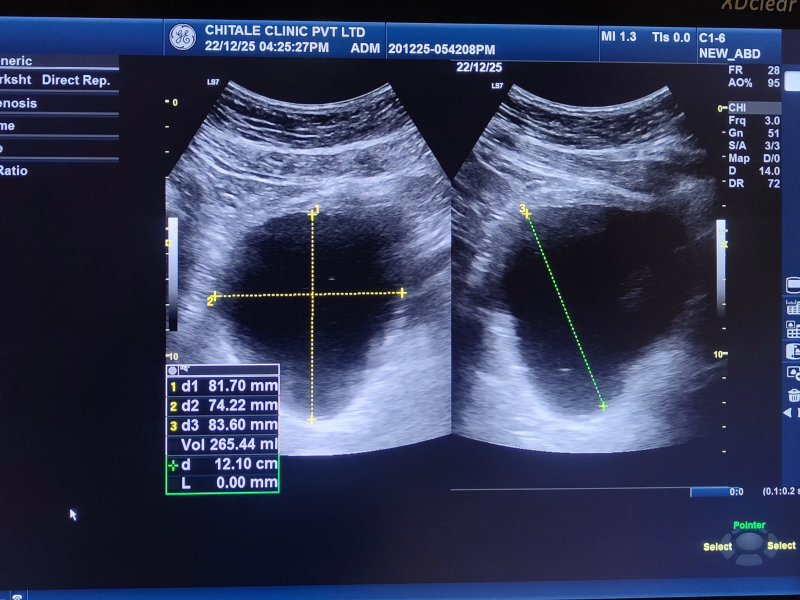
#> input picture img012.jpg, 1600 x 1200 px, found by its file name (shown at 1/2 size)
$ python scaling.py
#> lines starting #> are read from the running program, lines starting #| are printed output that depends on the picture; after the words box and inside, x2 and y2 are one past the last pixel; in counts of white or black regions, pixels touching at a corner belong together
import cv2
import numpy as np
import matplotlib.pyplot as plt

points = []
img_display = None

# ------------------ Utility ------------------
def distance(p1, p2):
    return np.sqrt((p1[0]-p2[0])**2 + (p1[1]-p2[1])**2)

# [11 lines left out: function click_event, not called in this run]


# ------------------ AUTO ROI ------------------
def auto_detect_roi(image):
    gray = cv2.cvtColor(image, cv2.COLOR_BGR2GRAY)

    edges = cv2.Canny(gray, 50, 150)

    kernel = np.ones((5,5), np.uint8)
    edges = cv2.dilate(edges, kernel, iterations=2)

    contours, _ = cv2.findContours(edges, cv2.RETR_EXTERNAL, cv2.CHAIN_APPROX_SIMPLE)

    h, w = gray.shape
    valid = []

    for cnt in contours:
        area = cv2.contourArea(cnt)
        x, y, cw, ch = cv2.boundingRect(cnt)

        if area > 20000 and ch > h*0.4 and cw > w*0.2:
            valid.append(cnt)

    valid = sorted(valid, key=cv2.contourArea, reverse=True)[:2]

    if len(valid) == 0:
        raise ValueError("ROI detection failed")

    x_min, y_min = 99999, 99999
    x_max, y_max = 0, 0

    for cnt in valid:
        x, y, cw, ch = cv2.boundingRect(cnt)
        x_min = min(x_min, x)
        y_min = min(y_min, y)
        x_max = max(x_max, x + cw)
        y_max = max(y_max, y + ch)

    roi = image[y_min:y_max, x_min:x_max]

    return roi, (x_min, y_min, x_max, y_max)


# ------------------ SCALE CALIBRATION ------------------
def get_pixel_spacing_manual(image):
    global points, img_display

    print("\nSTEP 0: SCALE CALIBRATION")
    print("Click 2 points on scale bar (0 cm to 10 cm)")

    points = []
    img_display = image.copy()

    cv2.imshow("Scale Calibration", img_display)
    cv2.setMouseCallback("Scale Calibration", click_event)
    cv2.waitKey(0)
    cv2.destroyAllWindows()

    if len(points) < 2:
        print("Calibration failed")
        return 0.1

    p1, p2 = points[0], points[1]

    pixel_dist = distance(p1, p2)
    pixel_spacing = 100 / pixel_dist  # 10 cm = 100 mm

    print("Pixel spacing:", pixel_spacing, "mm/pixel")

    return pixel_spacing


# ------------------ MAIN PIPELINE ------------------
def process_and_annotate(image):
    global points, img_display

    # --------- AUTO ROI ----------
    roi, (x1, y1, x2, y2) = auto_detect_roi(image)

    vis_img = image.copy()
    cv2.rectangle(vis_img, (x1, y1), (x2, y2), (0, 255, 0), 2)

    h, w = roi.shape[:2]

    # --------- SPLIT (still simple for now) ----------
    left = roi[:, :w//2]
    right = roi[:, w//2:]

    # --------- VISUAL ----------
    plt.figure(figsize=(8, 6))

    plt.subplot(1, 2, 1)
    plt.title("Detected ROI")
    plt.imshow(cv2.cvtColor(roi, cv2.COLOR_BGR2RGB))
    plt.axis('off')

    plt.subplot(1, 2, 2)
    plt.title("Full Image with ROI")
    plt.imshow(cv2.cvtColor(vis_img, cv2.COLOR_BGR2RGB))
    plt.axis('off')

    plt.show()

    # --------- LEFT ----------
    print("\nSTEP 1: LEFT IMAGE")
    print("Click 4 points:")
    print("1-2: Length")
    print("3-4: Width")

    points = []
    img_display = left.copy()
    cv2.imshow("Annotate", img_display)
    cv2.setMouseCallback("Annotate", click_event)
    cv2.waitKey(0)

    left_pts = points.copy()

    # --------- RIGHT ----------
    print("\nSTEP 2: RIGHT IMAGE")
    print("Click 2 points:")
    print("Depth")

    points = []
    img_display = right.copy()
    cv2.imshow("Annotate", img_display)
    cv2.setMouseCallback("Annotate", click_event)
    cv2.waitKey(0)

    cv2.destroyAllWindows()

    right_pts = points.copy()

    return left_pts, right_pts


# ------------------ VOLUME ------------------
def compute_volume(left_pts, right_pts, pixel_spacing):

    if len(left_pts) < 4 or len(right_pts) < 2:
        print("Not enough points selected!")
        return None

    L_px = distance(left_pts[0], left_pts[1])
    W_px = distance(left_pts[2], left_pts[3])
    H_px = distance(right_pts[0], right_pts[1])

    print("\n--- Pixel Measurements ---")
    print("L_px:", L_px)
    print("W_px:", W_px)
    print("H_px:", H_px)

    L = (L_px * pixel_spacing) / 10
    W = (W_px * pixel_spacing) / 10
    H = (H_px * pixel_spacing) / 10

    print("\n--- Real Dimensions (cm) ---")
    print("L:", L)
    print("W:", W)
    print("H:", H)

    volume = 0.52 * L * W * H

    return volume


# ------------------ RUN ------------------
if __name__ == "__main__":
    image_path = r"D:\Bladder-images-processing\img012.jpg"

    image = cv2.imread(image_path)
#> image is the input picture: shape (1200, 1600, 3); mean B, G, R 88.6, 59.4, 52.6

    if image is None:
        raise ValueError("Image not found")

    # STEP 0: SCALE
    pixel_spacing = get_pixel_spacing_manual(image)
#> pixel_spacing = 0.1

    # STEP 1–2: ROI + ANNOTATION
    left_pts, right_pts = process_and_annotate(image)
#> in auto_detect_roi, `gray = cv2.cvtColor(image, cv2.COLOR_BGR2GRAY)`:
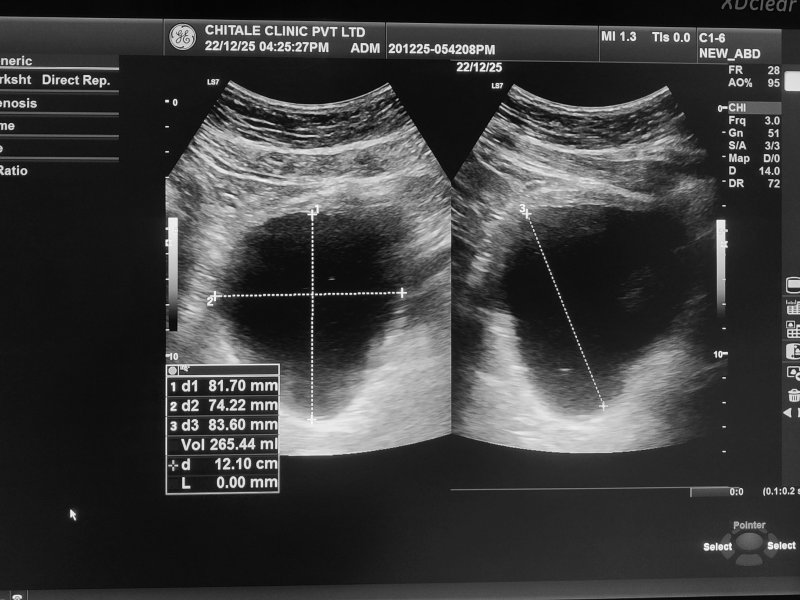
#> gray: shape (1200, 1600) (shown at 1/2 size); min 0, max 253, mean 60.7
#> in auto_detect_roi, `edges = cv2.Canny(gray, 50, 150)`:
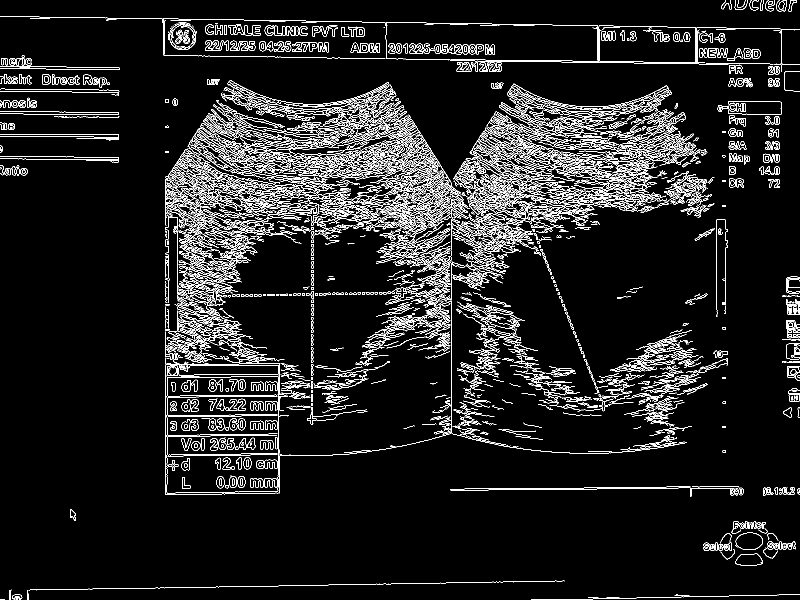
#> edges: shape (1200, 1600) (shown at 1/2 size); 7.9% white in thin lines or dots
#> in auto_detect_roi, `edges = cv2.dilate(edges, kernel, iterations=2)`:
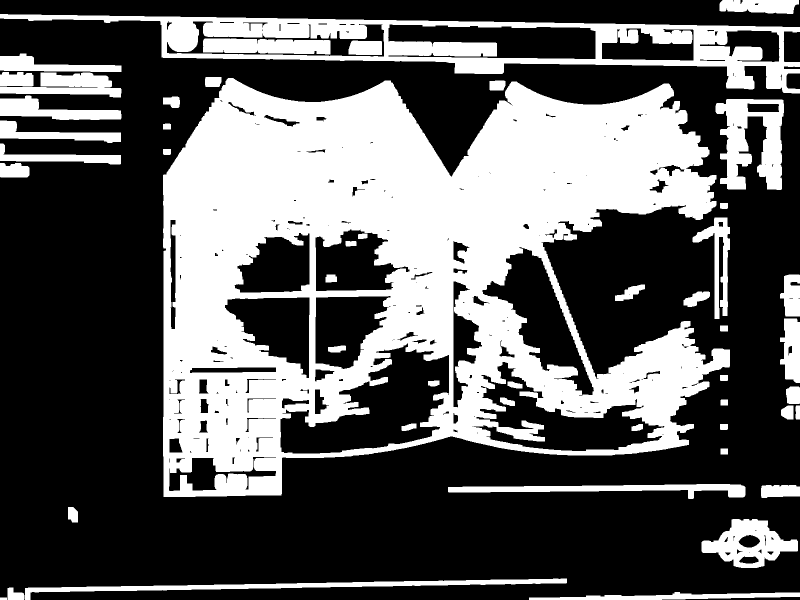
#> edges: shape (1200, 1600) (shown at 1/2 size); 36.2% white; 49 white regions
#> in auto_detect_roi, `contours, _ = cv2.findContours(edges, cv2.RETR_EXTERNAL, cv2.CHAIN_APP..`: contours = 38 contours; largest, box (x1, y1, x2, y2) and area: (326, 156, 1460, 994) 682686, (0, 28, 1600, 187) 110865, (1431, 198, 1568, 380) 15162, (1403, 1038, 1596, 1136) 10893, (50, 1157, 1134, 1200) 9180
#> the loop in auto_detect_roi, `for cnt in contours:` made 38 passes
#> (area, x, y, cw, ch) on passes 2, 3, 4, 5, 6, 7, 8, 10, 11, 12, 13, 14: (4096.5, 1058, 1184, 542, 16), (562, 15, 1175, 34, 25), (9179.5, 50, 1157, 1084, 43), (10893, 1403, 1038, 193, 98), (489, 136, 1014, 20, 31), (1701.5, 1522, 970, 78, 26), (6979.5, 896, 968, 595, 30), (163, 1440, 848, 16, 12), (208, 1591, 811, 9, 28), (545, 1562, 811, 25, 28), (153.5, 1441, 799, 15, 12), (856, 1572, 773, 28, 35)
#> (cnt, area, x, y, cw, ch) on passes 1, 9: ([[0, 1195], [0, 1199], [13, 1199], [13, 1195]], 52, 0, 1195, 14, 5), ([[1441, 897], [1441, 908], [1455, 908], [1455, 897]], 154, 1441, 897, 15, 12)
#> after the loop in auto_detect_roi, `for cnt in contours:`: valid = 1 contour; box (x1, y1, x2, y2) and area: (326, 156, 1460, 994) 682686
#> the loop in auto_detect_roi, `for cnt in valid:` made 1 pass
#> (x, y, cw, ch, x_min, y_min, x_max, y_max) on pass 1: (326, 156, 1134, 838, 326, 156, 1460, 994)
#> in auto_detect_roi, `roi = image[y_min:y_max, x_min:x_max]`:
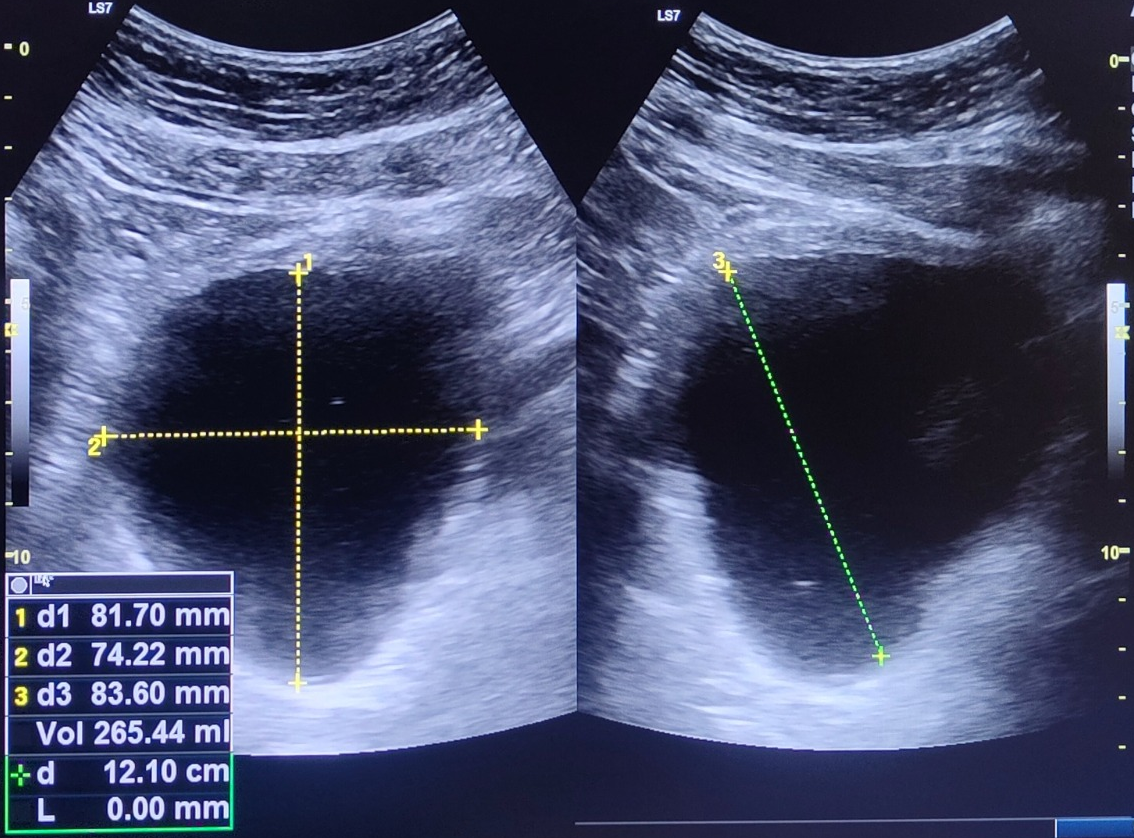
#> roi: shape (838, 1134, 3); mean B, G, R 112.4, 82.4, 76
#> in process_and_annotate, `roi, (x1, y1, x2, y2) = auto_detect_roi(image)`: x1 = 326; y1 = 156; x2 = 1460; y2 = 994
#> in process_and_annotate, `cv2.rectangle(vis_img, (x1, y1), (x2, y2), (0, 255, 0), 2)`: vis_img: shape (1200, 1600, 3); 0.62% of pixels changed, all inside (x1, y1, x2, y2) = (325, 155, 1462, 996)
#> in process_and_annotate, `left = roi[:, :w//2]`:
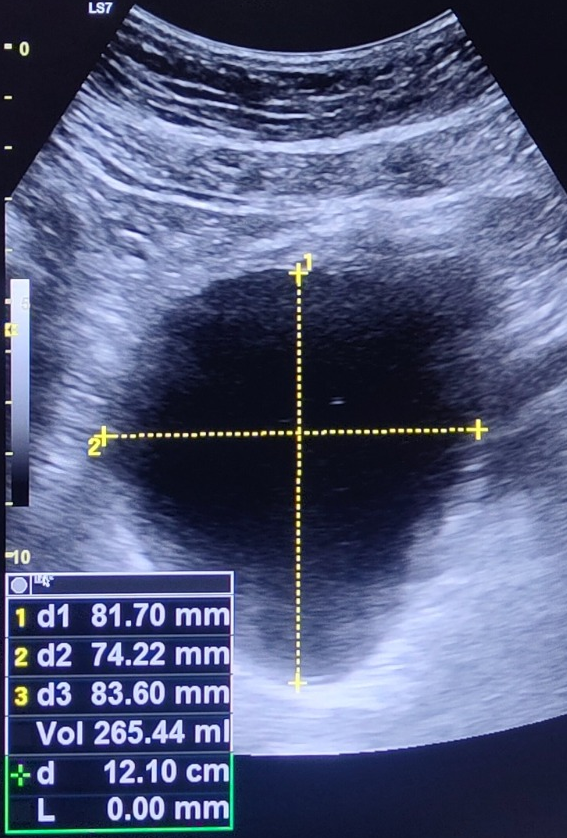
#> left: shape (838, 567, 3); mean B, G, R 124.2, 91.5, 84
#> in process_and_annotate, `right = roi[:, w//2:]`:
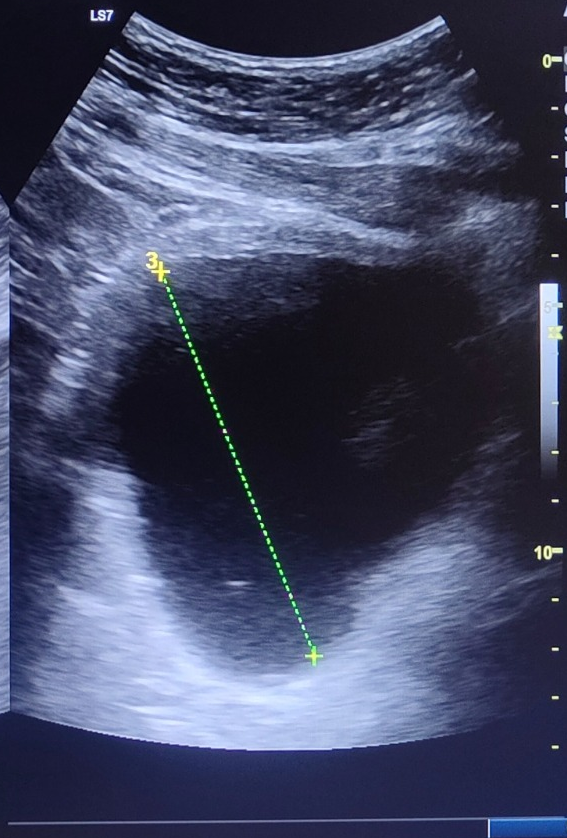
#> right: shape (838, 567, 3); mean B, G, R 100.5, 73.4, 68.1
#> in process_and_annotate, `plt.show()`:
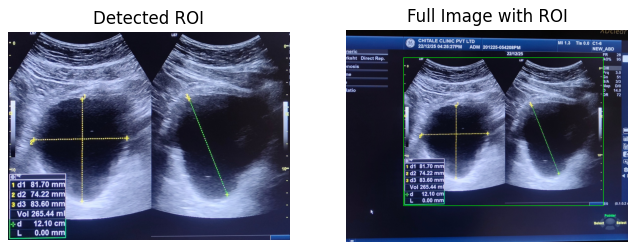
#> figure drawn by matplotlib, 2 panels
#> left_pts = []; right_pts = []

    # STEP 3: VOLUME
    vol = compute_volume(left_pts, right_pts, pixel_spacing)

    print("\nEstimated Volume:", vol, " ml")
#| Estimated Volume: None  ml

$ run again, with img01.jpg copied over img012.jpg
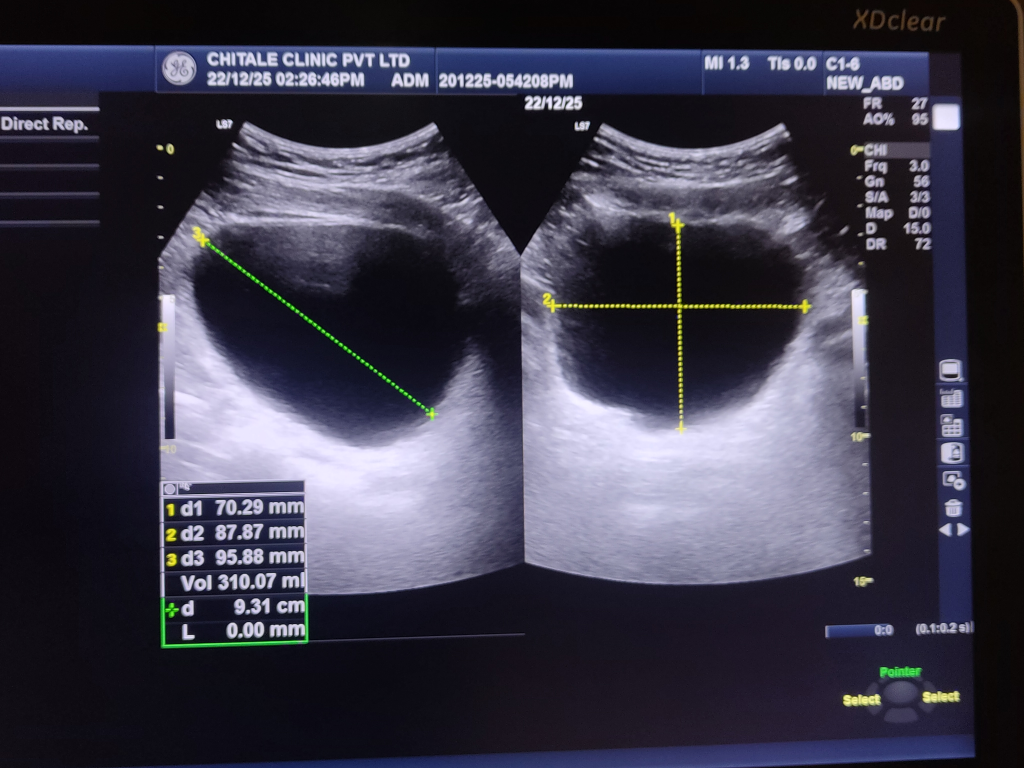
#> input picture img01.jpg, 4096 x 3072 px, found by its file name (shown at 1/4 size)
#> image is the input picture: shape (3072, 4096, 3); mean B, G, R 73.1, 57.8, 59.7
#> pixel_spacing = 0.1
#> in auto_detect_roi, `edges = cv2.dilate(edges, kernel, iterations=2)`:
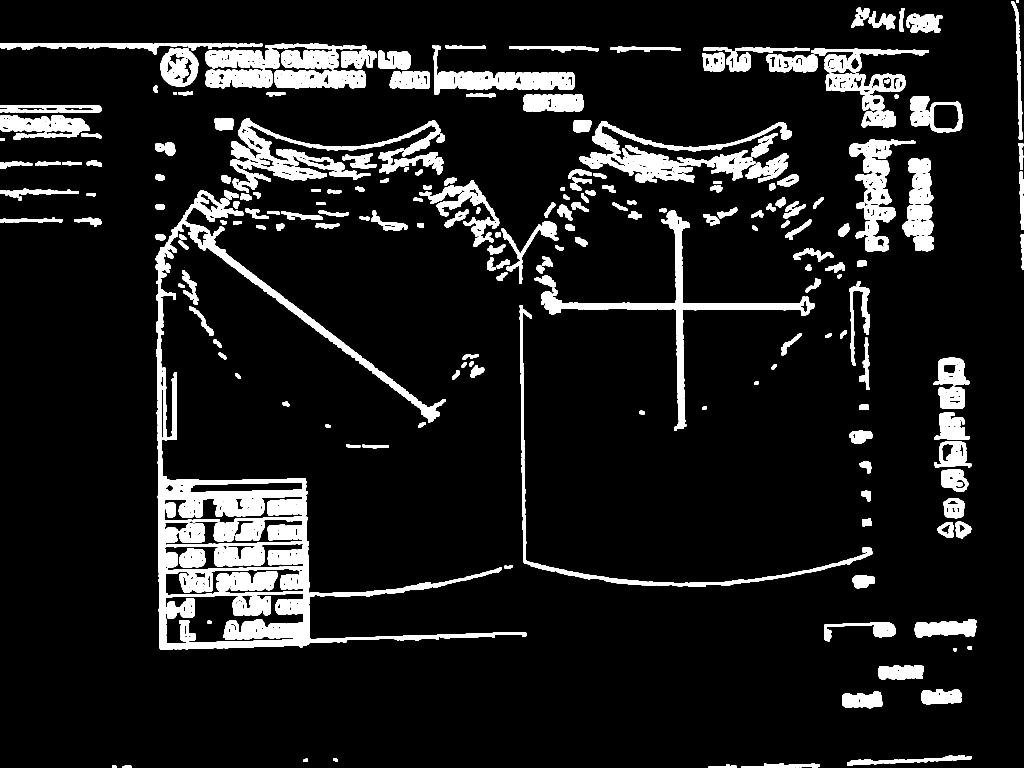
#> edges: shape (3072, 4096) (shown at 1/4 size); 10% white; 248 white regions
#> contours = 236 contours; largest, box (x1, y1, x2, y2) and area: (623, 760, 2105, 2599) 459645, (2318, 484, 3168, 731) 59120, (2165, 842, 3258, 1723) 54458, (921, 474, 1762, 771) 54228, (1728, 181, 2298, 379) 37480
#> the loop in auto_detect_roi, `for cnt in contours:` made 236 passes
#> (area, x, y, cw, ch) on passes 1 to 3: (143.5, 448, 3062, 17, 10), (303.5, 491, 3060, 35, 12), (816.5, 2835, 3057, 110, 15)
#> after the loop in auto_detect_roi, `for cnt in contours:`: valid = 1 contour; box (x1, y1, x2, y2) and area: (623, 760, 2105, 2599) 459645
#> the loop in auto_detect_roi, `for cnt in valid:` made 1 pass
#> (x, y, cw, ch, x_min, y_min, x_max, y_max) on pass 1: (623, 760, 1482, 1839, 623, 760, 2105, 2599)
#> x1 = 623; y1 = 760; x2 = 2105; y2 = 2599
#> in process_and_annotate, `plt.show()`:
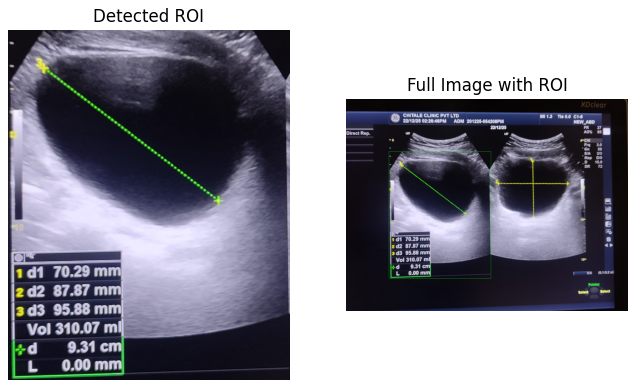
#> figure drawn by matplotlib, 2 panels
#> left_pts = []
#| Estimated Volume: None  ml

$ run again, with img010.jpg copied over img012.jpg
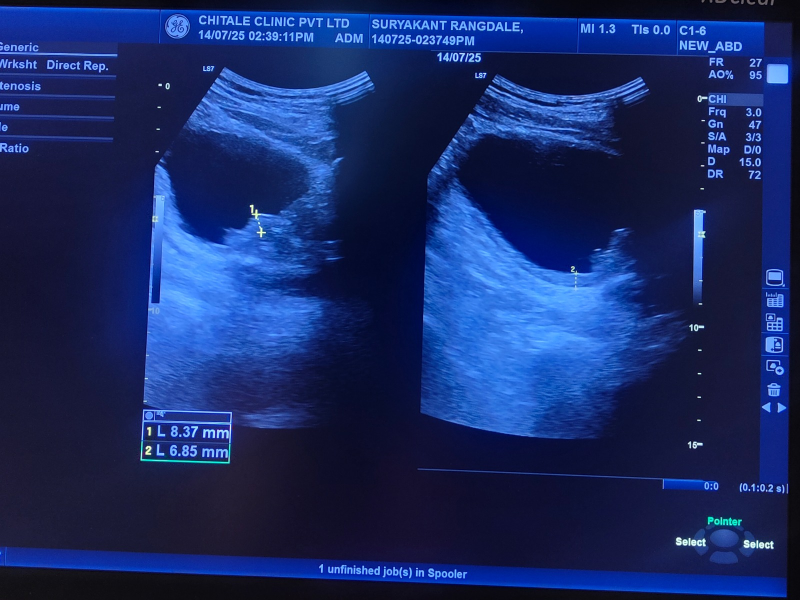
#> input picture img010.jpg, 1600 x 1200 px, found by its file name (shown at 1/2 size)
#> image is the input picture: shape (1200, 1600, 3); mean B, G, R 102, 43.1, 24.1
#> pixel_spacing = 0.1
#> in auto_detect_roi, `edges = cv2.dilate(edges, kernel, iterations=2)`:
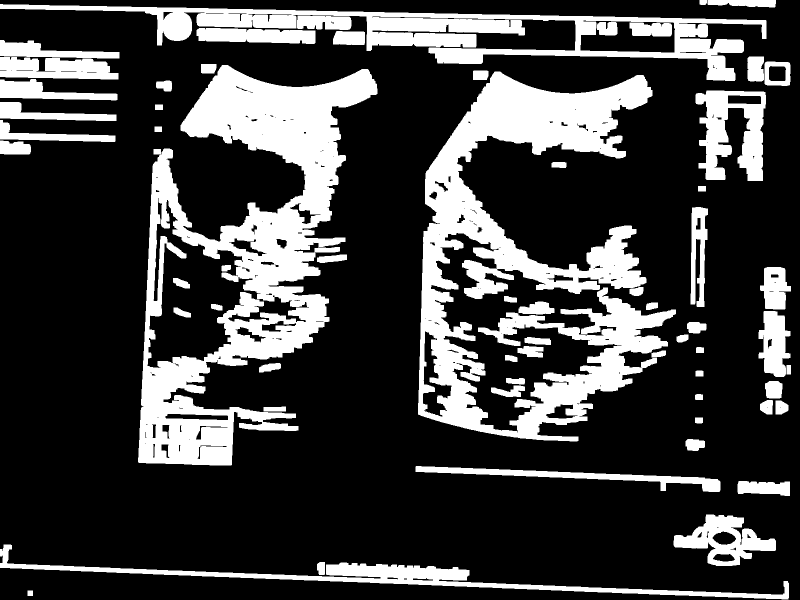
#> edges: shape (1200, 1600) (shown at 1/2 size); 24.8% white; 63 white regions
#> contours = 57 contours; largest, box (x1, y1, x2, y2) and area: (276, 130, 755, 931) 185543, (836, 143, 1352, 883) 144813, (0, 8, 1533, 162) 62825, (0, 1089, 1578, 1199) 20869, (1391, 181, 1532, 362) 15439
#> the loop in auto_detect_roi, `for cnt in contours:` made 57 passes
#> (area, x, y, cw, ch) on passes 2 to 9: (336.5, 634, 1124, 16, 26), (20869, 0, 1089, 1578, 110), (10742.5, 1347, 1029, 205, 103), (2388, 1475, 962, 105, 30), (7342, 831, 932, 610, 52), (704, 1371, 878, 39, 24), (161, 1390, 835, 16, 12), (360.5, 527, 813, 45, 10)
#> after the loop in auto_detect_roi, `for cnt in contours:`: valid = 2 contours; box (x1, y1, x2, y2) and area: (276, 130, 755, 931) 185543, (836, 143, 1352, 883) 144813
#> the loop in auto_detect_roi, `for cnt in valid:` made 2 passes
#> (x, y, cw, ch, x_min, y_min, x_max, y_max) on passes 1 to 2: (276, 130, 479, 801, 276, 130, 755, 931), (836, 143, 516, 740, 276, 130, 1352, 931)
#> x1 = 276; y1 = 130; x2 = 1352; y2 = 931
#> vis_img: shape (1200, 1600, 3); 0.59% of pixels changed, all inside (x1, y1, x2, y2) = (275, 129, 1354, 933)
#> in process_and_annotate, `plt.show()`:
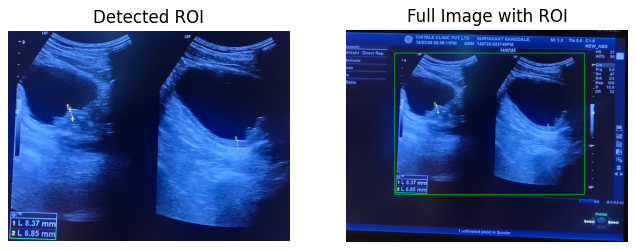
#> figure drawn by matplotlib, 2 panels
#> left_pts = []
#| Estimated Volume: None  ml
